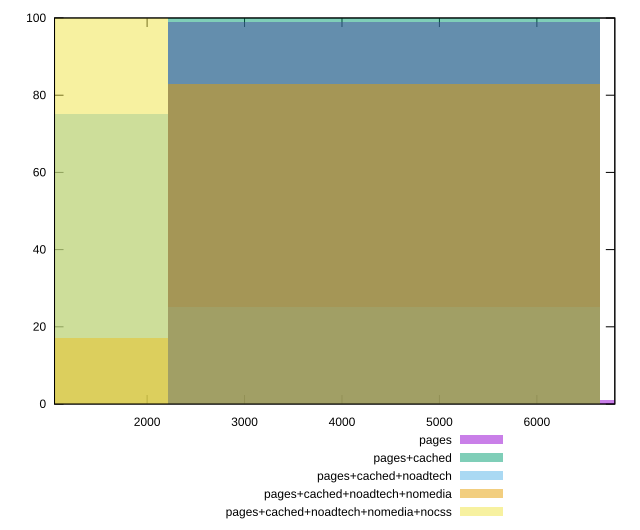

Write the gnuplot code that produced this figure.
reset

$pages <<EOF
4434.1706408172095 99
8868.341281634419 1
EOF

$pagesCached <<EOF
4434.1706408172095 100
EOF

$pagesCachedNoadtech <<EOF
4434.1706408172095 25
0 75
EOF

$pagesCachedNoadtechNomedia <<EOF
4434.1706408172095 83
0 17
EOF

$pagesCachedNoadtechNomediaNocss <<EOF
0 100
EOF

set key outside below
set boxwidth 4434.1706408172095
set xrange [1050:6800]
set yrange [0:100]
set trange [0:100]
set style fill transparent solid 0.5 noborder
set terminal svg size 640, 530 enhanced background rgb 'white'
set output "report_00018_2021-02-10T15-25-16.877Z/unused-javascript/comparison/histogram/all_raw.svg"

plot $pages title "pages" with boxes, \
     $pagesCached title "pages+cached" with boxes, \
     $pagesCachedNoadtech title "pages+cached+noadtech" with boxes, \
     $pagesCachedNoadtechNomedia title "pages+cached+noadtech+nomedia" with boxes, \
     $pagesCachedNoadtechNomediaNocss title "pages+cached+noadtech+nomedia+nocss" with boxes

reset
